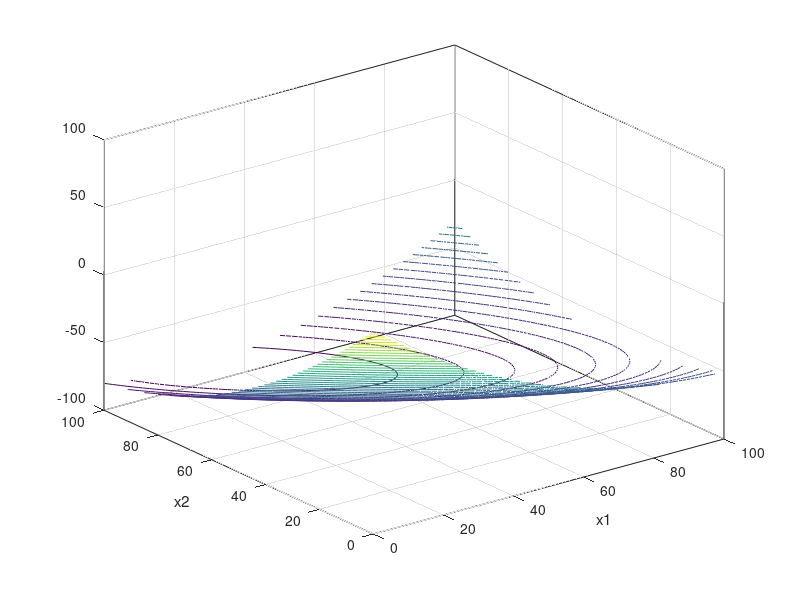

Here is the MATLAB script that generated this plot: (Note: this script raises an error after producing the figure.)
%% Question2 la methode de plus fortes pentes avec preconditionnement.
figure(1)
%x1=-2:0.05:2;%Le code de Question2.
%x2=-4:0.05:4;
x1=0:1:100;%Le code de Question5.
x2=0:1:100;
[X1,X2]=meshgrid(x1,x2);
%f= 100*(X2 - X1.^2 ).^2 +(1 - X1).^2 ;%Le code de Question2.
f = -2*X1-2.3*X2+0.01*X1.^2+0.01*X2.^2+0.015*X1.*X2+50;%Le code de Question5.
%mesh(X1,X2,f);
contour3(X1,X2,f,40);
xlabel('x1');ylabel('x2');
hold on;
%x=[-1.5;1.5];%le depart du point.Le code de Question2.
x=[100;100];%le depart du point.Le code de Question5.
y=LaPlusForte(x,0.4,0.7)